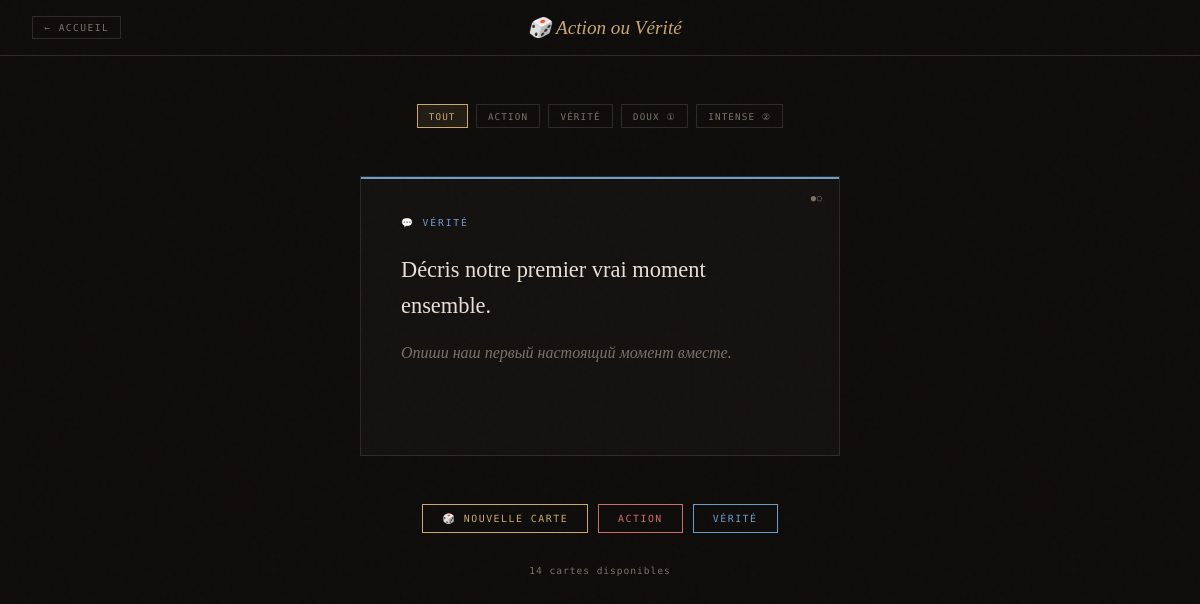
The page /jeux.php (signed in) on the database its author committed.
### tables this page shows
CREATE TABLE IF NOT EXISTS jeux_cartes (
    id          INT UNSIGNED AUTO_INCREMENT PRIMARY KEY,
    type        ENUM('action','verite') NOT NULL,
    contenu_fr  TEXT NOT NULL,
    contenu_ru  TEXT,
    niveau      TINYINT DEFAULT 1,
    created_at  DATETIME DEFAULT CURRENT_TIMESTAMP
);

### config.php (called while the page is built, shortened)
<?php
function db(): PDO {
    static $pdo = null;
    if (!$pdo) {
        $pdo = new PDO(
            "mysql:host=".DB_HOST.";dbname=".DB_NAME.";charset=".DB_CHARSET,
            DB_USER, DB_PASS,
            [PDO::ATTR_ERRMODE => PDO::ERRMODE_EXCEPTION,
             PDO::ATTR_DEFAULT_FETCH_MODE => PDO::FETCH_ASSOC,
             PDO::ATTR_EMULATE_PREPARES => false]
        );
    }
    return $pdo;
}
function currentUser(): array {
    return $_SESSION['user'] ?? [];
}
function t(string $fr, string $ru): string {
    $lang = $_SESSION['user']['lang'] ?? 'fr';
    return $lang === 'ru' ? $ru : $fr;
}
function h(string $s): string {
    return htmlspecialchars($s, ENT_QUOTES, 'UTF-8');
}

### jeux.php (the view, shortened to what this page needs)
<?php
require_once __DIR__.'/config.php';
$user = currentUser();
$lang = $user['lang'];
$type   = $_GET['type'] ?? 'all';
$niveau = (int)($_GET['niveau'] ?? 0);
try {
    $where = "WHERE 1=1";
    $params = [];
    $carte_id = isset($_GET['id']) ? (int)$_GET['id'] : null;
    if ($carte_id) {
        $stmt = db()->prepare("SELECT * FROM jeux_cartes WHERE id=?");
        $stmt->execute([$carte_id]);
        $carte = $stmt->fetch();
    } else {
        $stmt = db()->prepare("SELECT * FROM jeux_cartes $where ORDER BY RAND() LIMIT 1");
        $stmt->execute($params);
        $carte = $stmt->fetch();
    }
    $total = db()->prepare("SELECT COUNT(*) FROM jeux_cartes $where");
    $total->execute($params);
    $total = $total->fetchColumn();
} catch(Exception $e) { $carte = null; $total = 0; }
?>
<!DOCTYPE html>
<html lang="<?= $lang ?>">
<head>
</head>
<body>
<div class="topbar">
  <a class="back" href="<?= BASE_URL ?>/dashboard.php">← <?= t('Accueil','Главная') ?></a>
  <div class="topbar-title">🎲 <?= t('Action ou Vérité','Правда или Действие') ?></div>
</div>
<div class="wrap">
  <div class="filters">
    <a class="filter-btn <?= $type==='all'?'active':'' ?>" href="?type=all"><?= t('Tout','Все') ?></a>
    <a class="filter-btn action <?= $type==='action'?'active':'' ?>" href="?type=action"><?= t('Action','Действие') ?></a>
    <a class="filter-btn verite <?= $type==='verite'?'active':'' ?>" href="?type=verite"><?= t('Vérité','Правда') ?></a>
    <a class="filter-btn <?= $niveau===1?'active':'' ?>" href="?type=<?= $type ?>&niveau=1"><?= t('Doux','Мягко') ?> ①</a>
    <a class="filter-btn <?= $niveau===2?'active':'' ?>" href="?type=<?= $type ?>&niveau=2"><?= t('Intense','Интенсивно') ?> ②</a>
  </div>
  <?php if ($carte): ?>
  <div class="card-wrap">
    <div class="game-card <?= $carte['type'] ?>">
      <div>
        <div class="card-type <?= $carte['type'] ?>">
          <?php if ($carte['type']==='action'): ?>
            <?= t('⚡ Action','⚡ Действие') ?>
          <?php else: ?>
            <?= t('💬 Vérité','💬 Правда') ?>
          <?php endif; ?>
        </div>
        <div class="card-niveau"><?= str_repeat('●', $carte['niveau']) ?><?= str_repeat('○', 2-$carte['niveau']) ?></div>
        <div class="card-text">
          <div>
            <?= h($lang === 'ru' && $carte['contenu_ru'] ? $carte['contenu_ru'] : $carte['contenu_fr']) ?>
            <?php if ($lang !== 'ru' && $carte['contenu_ru']): ?>
            <div class="card-ru"><?= h($carte['contenu_ru']) ?></div>
            <?php elseif ($lang === 'ru'): ?>
            <div class="card-ru"><?= h($carte['contenu_fr']) ?></div>
            <?php endif; ?>
          </div>
        </div>
      </div>
    </div>
  </div>
  <div class="card-btns">
    <a class="cbtn main" href="?type=<?= $type ?>&niveau=<?= $niveau ?>">🎲 <?= t('Nouvelle carte','Новая карта') ?></a>
    <a class="cbtn act" href="?type=action&niveau=<?= $niveau ?>"><?= t('Action','Действие') ?></a>
    <a class="cbtn ver" href="?type=verite&niveau=<?= $niveau ?>"><?= t('Vérité','Правда') ?></a>
  </div>
  <div class="stats"><?= $total ?> <?= t('cartes disponibles','карт доступно') ?></div>
  <?php else: ?>
  <div class="no-card"><?= t('Aucune carte disponible pour ces filtres.','Нет карточек для выбранных фильтров.') ?></div>
  <?php endif; ?>
</div>
</body>
</html>

### jeux.php (style rules this page uses)
:root { --bg:#0f0d0b;--s:#141210;--border:#2e2a25;--accent:#c9a96e;--as:rgba(201,169,110,.1);--text:#e8e0d5;--muted:#7a7268;--action:#c96e6e;--verite:#6e9dc9 }
* { box-sizing:border-box;margin:0;padding:0 }
body { background:var(--bg);color:var(--text);font-family:'DM Mono',monospace;min-height:100vh }
body::before { content:'';position:fixed;inset:0;pointer-events:none;z-index:999;opacity:.4 }
.topbar { display:flex;justify-content:space-between;align-items:center;padding:1rem 2rem;border-bottom:1px solid var(--border);position:sticky;top:0;background:var(--bg);z-index:50 }
.back { font-size:.6rem;letter-spacing:.15em;text-transform:uppercase;color:var(--muted);text-decoration:none;border:1px solid var(--border);padding:.3rem .7rem;transition:all .2s }
.topbar-title { font-family:'Cormorant Garamond',serif;font-size:1.2rem;font-style:italic;color:var(--accent) }
.wrap { max-width:680px;margin:0 auto;padding:3rem 2rem }
.filters { display:flex;flex-wrap:wrap;gap:.5rem;margin-bottom:3rem;justify-content:center }
.filter-btn { font-size:.58rem;letter-spacing:.12em;text-transform:uppercase;background:transparent;border:1px solid var(--border);color:var(--muted);padding:.35rem .7rem;cursor:pointer;text-decoration:none;transition:all .2s }
.filter-btn:hover,.filter-btn.active { border-color:var(--accent);color:var(--accent);background:var(--as) }
.card-wrap { display:flex;justify-content:center;margin-bottom:3rem }
.game-card { width:100%;max-width:480px;min-height:280px;background:var(--s);border:1px solid var(--border);padding:2.5rem;display:flex;flex-direction:column;justify-content:space-between;animation:cardIn .4s ease;position:relative;overflow:hidden }
.game-card::after { content:'';position:absolute;top:0;left:0;right:0;height:2px }
.game-card.verite::after { background:var(--verite) }
.card-type { font-size:.6rem;letter-spacing:.2em;text-transform:uppercase;margin-bottom:1.5rem }
.card-type.verite { color:var(--verite) }
.card-niveau { position:absolute;top:1rem;right:1rem;font-size:.55rem;letter-spacing:.1em;color:var(--muted) }
.card-text { font-family:'Cormorant Garamond',serif;font-size:1.4rem;font-weight:300;line-height:1.6;color:var(--text);flex:1;display:flex;align-items:center }
.card-ru { font-size:1rem;color:var(--muted);margin-top:1rem;font-style:italic;font-family:'Cormorant Garamond',serif }
.card-btns { display:flex;flex-wrap:wrap;gap:.6rem;justify-content:center }
.cbtn { font-size:.62rem;letter-spacing:.15em;text-transform:uppercase;background:transparent;border:1px solid var(--border);color:var(--muted);padding:.5rem 1.2rem;cursor:pointer;text-decoration:none;transition:all .2s;display:inline-block }
.cbtn.main { border-color:var(--accent);color:var(--accent) }
.cbtn.act { border-color:var(--action);color:var(--action) }
.cbtn.ver { border-color:var(--verite);color:var(--verite) }
.stats { text-align:center;font-size:.6rem;color:var(--muted);margin-top:2rem;letter-spacing:.1em }

### rows shown on the page
jeux_cartes: niveau "●", niveau "○", contenu_fr "Décris notre premier vrai moment ensemble.", contenu_ru "Опиши наш первый настоящий момент вместе."

### other values the page prints
t('Accueil','Главная') "ACCUEIL"
t('Action ou Vérité','Правда или Действие') "Action ou Vérité"
t('Tout','Все') "TOUT"
t('Action','Действие') "ACTION"
t('Vérité','Правда') "VÉRITÉ"
t('Doux','Мягко') "DOUX"
t('Intense','Интенсивно') "INTENSE"
t('💬 Vérité','💬 Правда') "💬 VÉRITÉ"
t('Nouvelle carte','Новая карта') "NOUVELLE CARTE"
$total "14"
t('cartes disponibles','карт доступно') "cartes disponibles"
